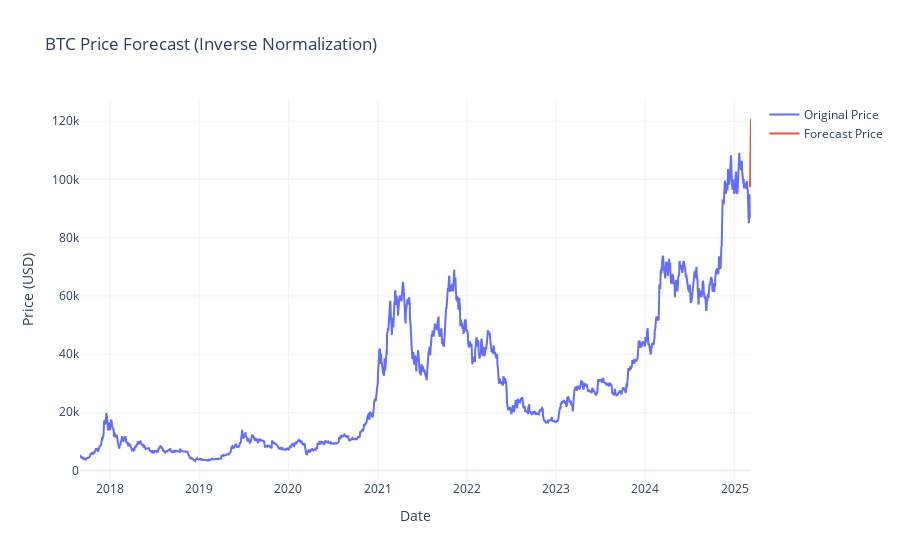

Notebook code for this chart:
### Code cell
# -------------------------------
# 6. 逆归一化示例
# 假设经过后续预测得到 Min-Max 归一化后的未来数据（示例数据）
forecast_norm = np.array([0.45, 0.47, 0.50, 0.52, 0.55])
# 逆 Min-Max 归一化：将归一化值还原到去趋势数据尺度
forecast_detrended = scaler_mm.inverse_transform(forecast_norm.reshape(-1, 1)).flatten()

# 逆去趋势：将预测的去趋势数据加上最后一天的移动平均（简单假设未来趋势与最后值一致）
last_mavg = df['Moving_Avg'].iloc[-1]
forecast_log = forecast_detrended + last_mavg
# 逆对数转换：取指数还原为价格
# forecast_price = np.exp(forecast_log)
forecast_price = forecast_log
print("预测的未来价格:", forecast_price)

# 可将预测结果与原始数据绘制在一张图中：
last_date = df.index[-1]
future_dates = [last_date + timedelta(days=i) for i in range(1, len(forecast_price) + 1)]
fig2 = go.Figure()
fig2.add_trace(go.Scatter(x=df.index, y=df['open_price'], mode='lines', name='Original Price'))
fig2.add_trace(go.Scatter(x=future_dates, y=forecast_price, mode='lines', name='Forecast Price'))
fig2.update_layout(title="BTC Price Forecast (Inverse Normalization)",
                   xaxis_title="Date", yaxis_title="Price (USD)", template="plotly_white")
fig2.show()

### Figure 1 — Plotly figure (JSON) as saved in the notebook; plotly's stock layout.template omitted (floating-point values rounded to 4 significant figures; data arrays with more than 128 entries replaced by an {"elided": "..."} marker saying what was removed)
{"data": [{"mode": "lines", "name": "Original Price", "x": {"elided": "2743 str values"}, "y": {"elided": "2743 float values"}, "type": "scatter"}, {"mode": "lines", "name": "Forecast Price", "x": ["2025-03-05T00:00:00", "2025-03-06T00:00:00", "2025-03-07T00:00:00", "2025-03-08T00:00:00", "2025-03-09T00:00:00"], "y": [97280.0, 101600.0, 108400.0, 113200.0, 120800.0], "type": "scatter"}], "layout": {"title": {"text": "BTC Price Forecast (Inverse Normalization)"}, "xaxis": {"title": {"text": "Date"}}, "yaxis": {"title": {"text": "Price (USD)"}}}}
